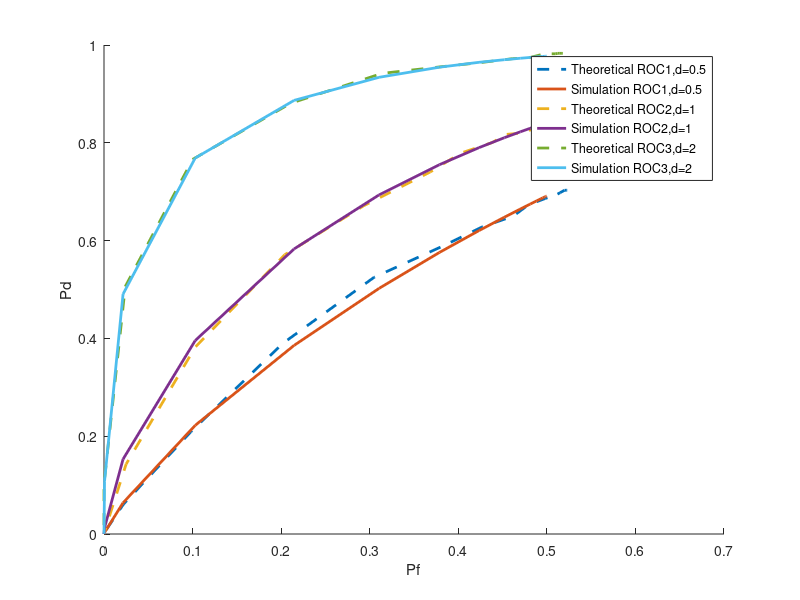

This figure's MATLAB source:
seed = 1344;
rng(seed,'twister');
clc;
clear;
close all;

% no. of trials for monte carlo simulation
N = 1000;
sigma =1;
% mu/sigma values for d values
ms = [0.5, 1, 2];
% different thresholds in logspace
thresholds = logspace(-5,5,50);
% Initialize ROC curve arrays
% simulation
Pd = zeros(length(ms), length(thresholds));
Pf = zeros(length(ms), length(thresholds));
% theoretical
tPf = zeros(length(ms), length(thresholds));
tPd = zeros(length(ms), length(thresholds));
% Loop over deflection ratios
for i = 1:length(ms)
   m = ms(i); % Current mu/sigma value
  
   % Generate N noise samples
   n = normrnd(0, sigma, N, 1);
  
   % Calculate r values for H0 and H1
   r_H0 = n;
   r_H1 = m + n;   %shift the mean for H1 
  
   % Loop over thresholds
   for j = 1:length(thresholds)
       threshold = thresholds(j);
       Pd(i, j) = mean(r_H1 > threshold);
       Pf(i, j) = mean(r_H0 > threshold);
       tPf(i, j)=1-normcdf(threshold,0,sigma);
       tPd(i, j)=1-normcdf(threshold,m,sigma);
   end
end

% Plot ROC curves
figure;
hold on;
for i = 1:length(ms)
   plot(Pf(i, :), Pd(i, :),'--','LineWidth',2);
   plot(tPf(i, :), tPd(i, :),'LineWidth',2);
end
xlabel('Pf');
ylabel('Pd');
legend('Theoretical ROC1,d=0.5','Simulation ROC1,d=0.5','Theoretical ROC2,d=1','Simulation ROC2,d=1','Theoretical ROC3,d=2','Simulation ROC3,d=2');
